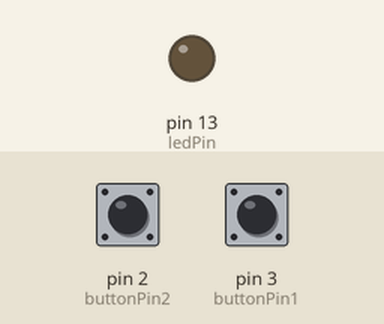
Bench run of a sketch on a simulated Arduino Uno, built with avr-gcc and run on an emulated ATmega328P. Shown: output pins drawn as LEDs (lit = HIGH). The test bench sets the inputs (shaded band); at power-on: pin 2 (buttonPin2) LOW, pin 3 (buttonPin1) LOW.

Above: at 1.2 s.
1.3 s: pin 2 (buttonPin2) pulled HIGH for 0.15 s
At 1.37 s:
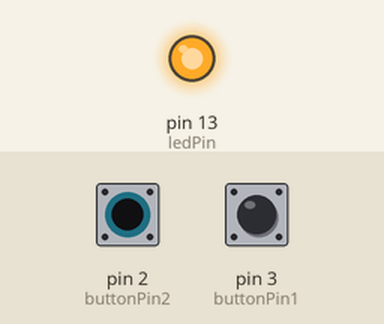
2.9 s: pin 2 (buttonPin2) pulled HIGH for 3.2 s
At 7.1 s:
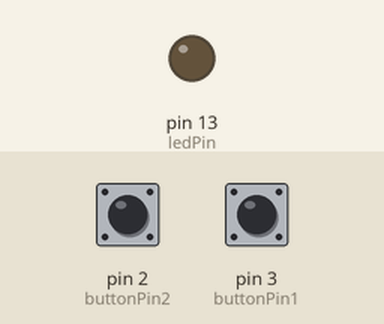
7.6 s: pin 3 (buttonPin1) pulled HIGH for 3.2 s
At 8.3 s:
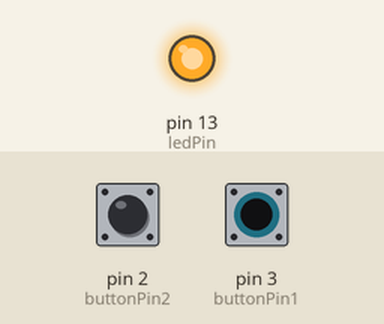
Timing chart, 0 to 12.3 s (numbered marks = the images above; inputs shaded):
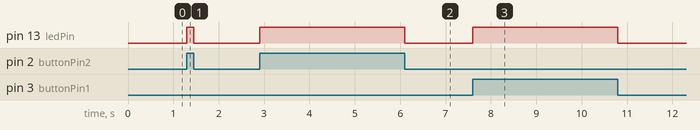

The sketch:

TwoButtonsOR.ino
```cpp
int buttonPin1 = 3;  //imput from button1
int buttonPin2 = 2;    //imput from button2
int ledPin =  13;      //ledPin
int buttonState1 = 0;         // variable for reading the pushbutton1 status
int buttonState2 = 0;         // variable for reading the pushbutton2 status

void setup() {

  pinMode(ledPin, OUTPUT); // initialize the LED pin as an output:
  pinMode(buttonPin1, INPUT);   // initialize the pushbutton pin as an input:
  pinMode(buttonPin2, INPUT);    // initialize the pushbutton2 pin as an input:

}

void loop(){

  buttonState1 = digitalRead(buttonPin1); // read the state of the pushbutton value:
  buttonState2 = digitalRead(buttonPin2);  // read the state of the pushbutton2 value:


  if (buttonState1 == HIGH || buttonState2 == HIGH) {      // check if the pushbutton1 AND pushbutton2 is pressed.
                                                          // if it is, the buttonState is HIGH:
    digitalWrite(ledPin, HIGH);  //turn LED on
  }
  else {

    digitalWrite(ledPin, LOW);       // turn LED off:
  }


}
```

Measured:
- after the input at 1.3 s, pin 13 (ledPin): LOW → HIGH at once, → LOW 0.15 s later
- after the input at 2.9 s, pin 13 (ledPin): LOW → HIGH at once, → LOW 3.2 s later
- after the input at 7.6 s, pin 13 (ledPin): LOW → HIGH at once, → LOW 3.2 s later
